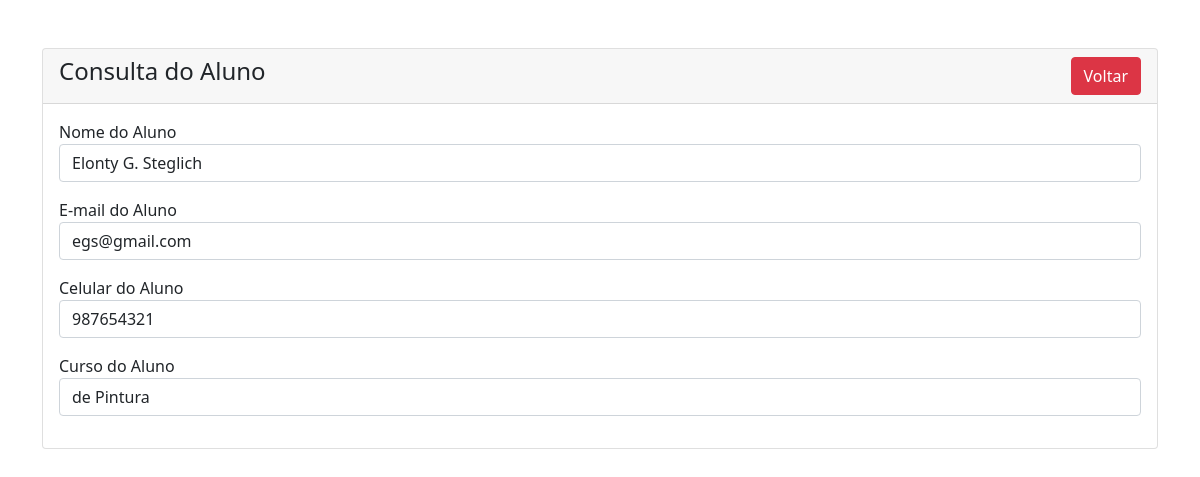
Screenshot of /aluno-view.php?id=3 with the database file from the repository.
### tables this page shows
CREATE TABLE IF NOT EXISTS `alunos` (
  `id` int NOT NULL AUTO_INCREMENT,
  `nome` varchar(100) NOT NULL,
  `email` varchar(100) NOT NULL,
  `telefone` varchar(100) NOT NULL,
  `curso` varchar(100) NOT NULL,
  `data_inserido` timestamp NOT NULL DEFAULT CURRENT_TIMESTAMP ON UPDATE CURRENT_TIMESTAMP,
  PRIMARY KEY (`id`)
);

### aluno-view.php (the view, shortened to what this page needs)
<?php
require 'conexao.php';
include('includes/header.php');
?>
<div class="container mt-5">
    <div class="row">
        <div class="col-md-12">
            <div class="card">
                <div class="card-header">
                    <h4>Consulta do Aluno
                        <a href="index.php" class="btn btn-danger float-end">Voltar</a>
                    </h4>
                </div>
                <div class="card-body">
                    <?php
                    if (isset($_GET['id'])) {
                        $aluno_id = mysqli_real_escape_string($conn, $_GET['id']);
                        $query = "SELECT * FROM alunos WHERE id='$aluno_id' ";
                        $query_run = mysqli_query($conn, $query);
                        if (mysqli_num_rows($query_run) > 0) {
                            $aluno = mysqli_fetch_array($query_run);
                    ?>
                            <div class="mb-3">
                                <label>Nome do Aluno</label>
                                <p class="form-control">
                                    <?= $aluno['nome']; ?>
                                </p>
                            </div>
                            <div class="mb-3">
                                <label>E-mail do Aluno</label>
                                <p class="form-control">
                                    <?= $aluno['email']; ?>
                                </p>
                            </div>
                            <div class="mb-3">
                                <label>Celular do Aluno</label>
                                <p class="form-control">
                                    <?= $aluno['telefone']; ?>
                                </p>
                            </div>
                            <div class="mb-3">
                                <label>Curso do Aluno</label>
                                <p class="form-control">
                                    <?= $aluno['curso']; ?>
                                </p>
                            </div>
                    <?php
                        } else {
                            print "<h4>Nenhum ID encontrado </h4>";
                        }
                    }
                    ?>
                </div>
            </div>
        </div>
    </div>
</div>
<?php include('includes/footer.php'); ?>

### rows the page displays
alunos: nome "Elonty G. Steglich", email "egs@gmail.com", telefone "987654321", curso "de Pintura"
